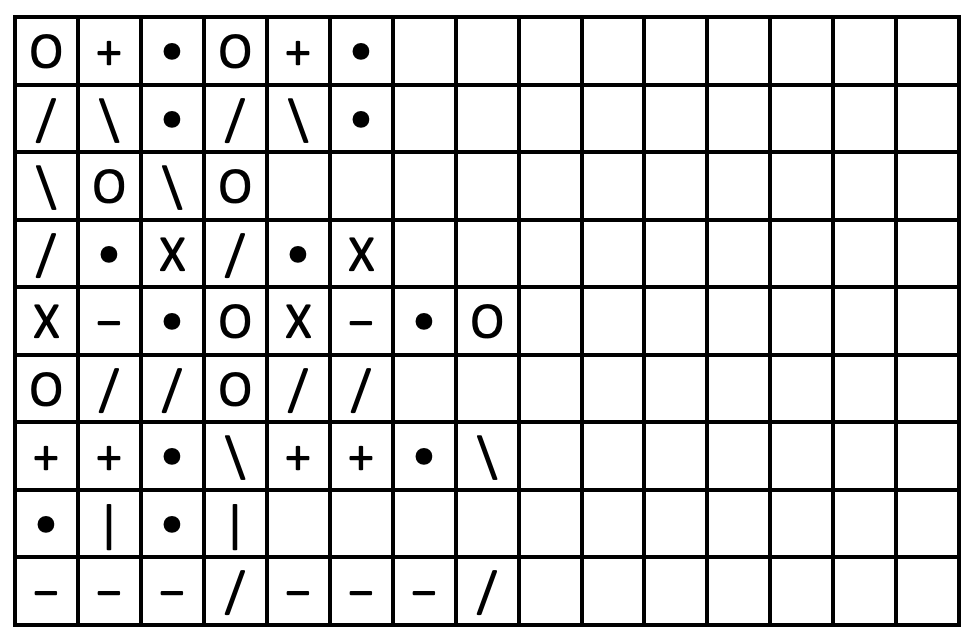
//> input picture hw2_files/p2_search.png, 978 x 640 px
$ ./p2_code   (built with g++ and OpenCV 4)
//> lines starting //> are read from the running program, lines starting //| are printed output that depends on the picture; after the words box and inside, x2 and y2 are one past the last pixel; in counts of white or black regions, pixels touching at a corner belong together
//insert your code in Part_1/p1_opencv_code.cpp
//edit the file extension and web template to match your programing language

#include <iostream>
#include <opencv2/opencv.hpp>

int main(int argc, char** argv) {

	cv::Mat img_gry, img_bw;
	img_gry = cv::imread("../p2_search.png", 0); // flag = 0 => CV_LOAD_IMAGE_GRAYSCALE
//> img_gry is the input picture: 640 rows x 978 cols, CV_8UC1; min 0, max 255, mean 219.1

	if (img_gry.empty()) {
		std::cout << "Not a valid image file" << std::endl;
		return -1;
	}

	cv::threshold(img_gry, img_bw, 0.5, 255, cv::THRESH_BINARY_INV);
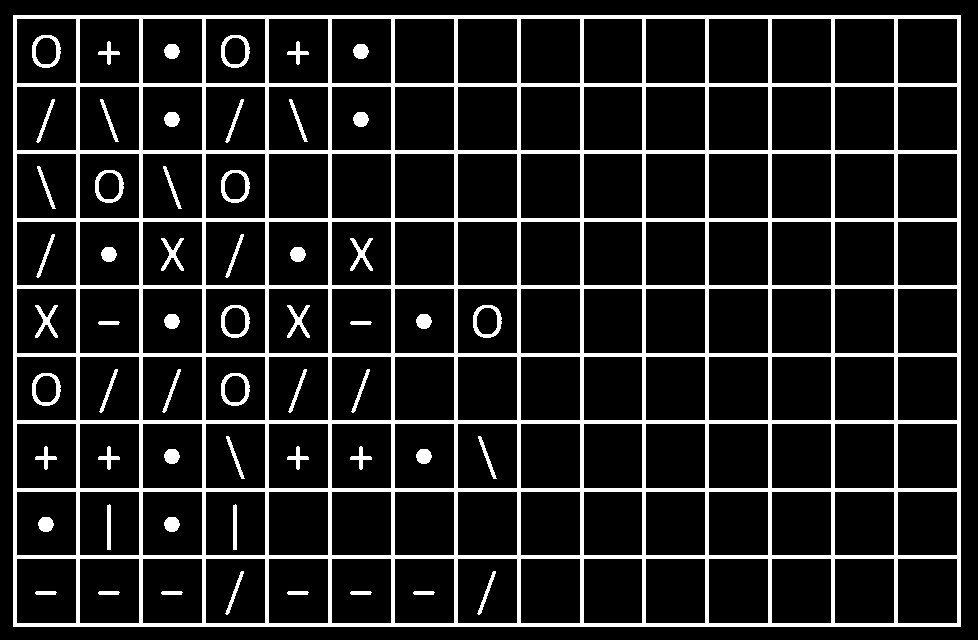
//> img_bw: 640 rows x 978 cols, CV_8UC1; 13.6% white; 57 white regions, largest, box (x1, y1, x2, y2) and area: (13, 15, 961, 627) 74528, (32, 35, 61, 68) 353, (221, 35, 250, 68) 353

	cv::Point2i topLeft = cv::Point2i(0, 0);
	for (int row = 0; row < img_bw.rows; ++row) {
		for (int col = 0; col < img_bw.cols; ++col) {
			if (img_bw.at<uint8_t>(row, col) > 0) {
				topLeft.x = col;
				topLeft.y = row;
				goto foundTopLeft;
			}
		}
	}
	foundTopLeft: cv::Point2i bottomRight = cv::Point2i(img_bw.cols, img_bw.rows);
//> bottomRight = Point(978, 640)
	for (int row = img_bw.rows-1; row >= 0; --row) {
		for (int col = img_bw.cols-1; col >= 0; --col) {
			if (img_bw.at<uint8_t>(row, col) > 0) {
				bottomRight.x = col+1;
				bottomRight.y = row+1;
				goto foundBottomRight;
			}
		}
	}
	foundBottomRight: cv::Range rowRange = cv::Range(topLeft.y, bottomRight.y);
//> rowRange = Range(15, 627)
	cv::Range colRange = cv::Range(topLeft.x, bottomRight.x);
//> colRange = Range(13, 961)
	img_bw(rowRange, colRange).copyTo(img_bw);
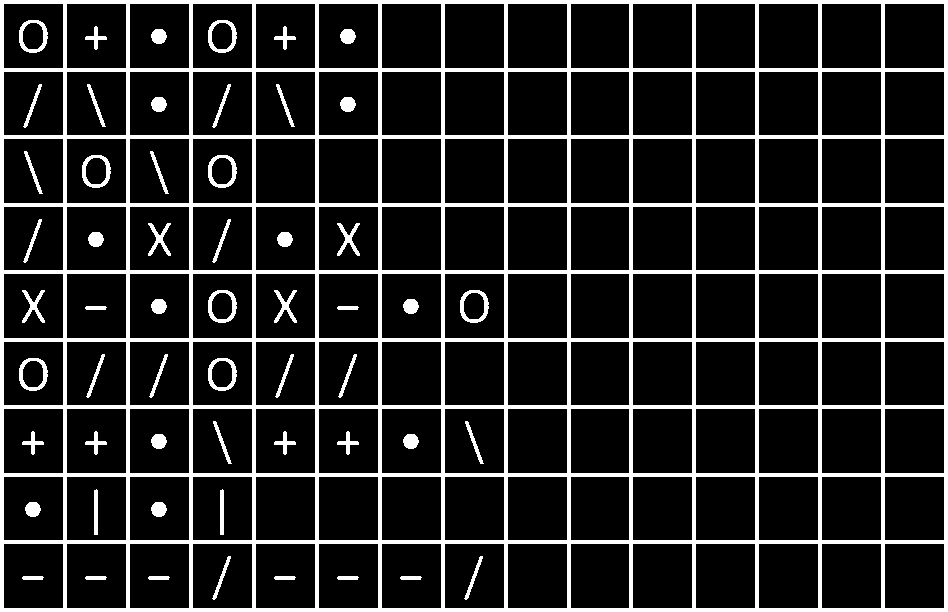
//> img_bw: 612 rows x 948 cols, CV_8UC1; 14.7% white; 57 white regions, largest, box (x1, y1, x2, y2) and area: (0, 0, 948, 612) 74528, (19, 20, 48, 53) 353, (208, 20, 237, 53) 353

	// Filter everything except horizontal lines
	cv::Mat img_erode;
	uint8_t lineLen = 69;
	cv::Mat img_horLines;
	cv::Mat horLineSE = cv::Mat::ones(1, lineLen, CV_8UC1);
	cv::erode(img_bw, img_erode, horLineSE);
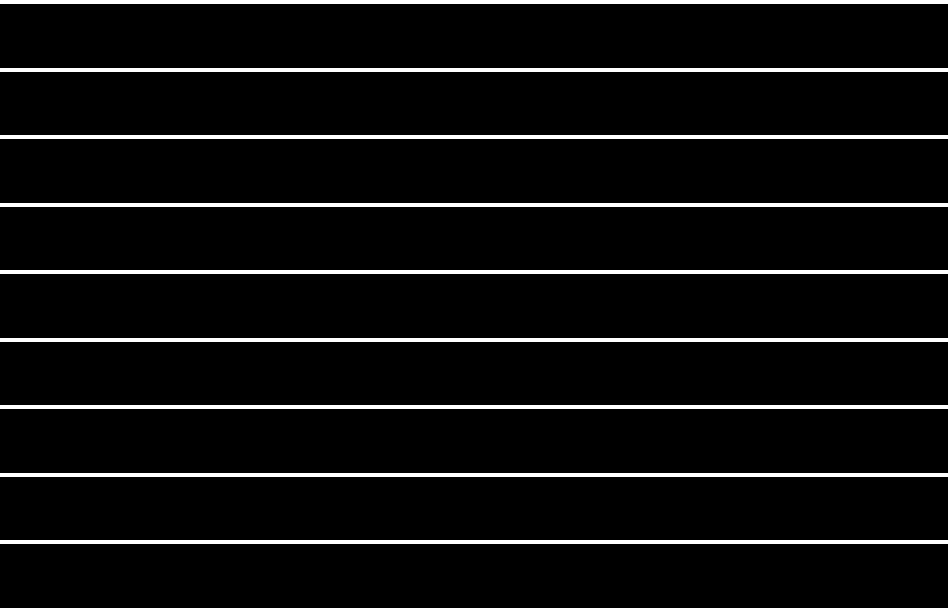
//> img_erode: 612 rows x 948 cols, CV_8UC1; 6.5% white; 10 white regions, largest, box (x1, y1, x2, y2) and area: (0, 0, 948, 4) 3792, (0, 68, 948, 72) 3792, (0, 135, 948, 139) 3792
	cv::dilate(img_erode, img_horLines, horLineSE);

	// Filter everything except vertical lines
	cv::Mat img_verLines;
	cv::Mat img_verLineSE = cv::Mat::ones(lineLen, 1, CV_8UC1);
	cv::erode(img_bw, img_erode, img_verLineSE);
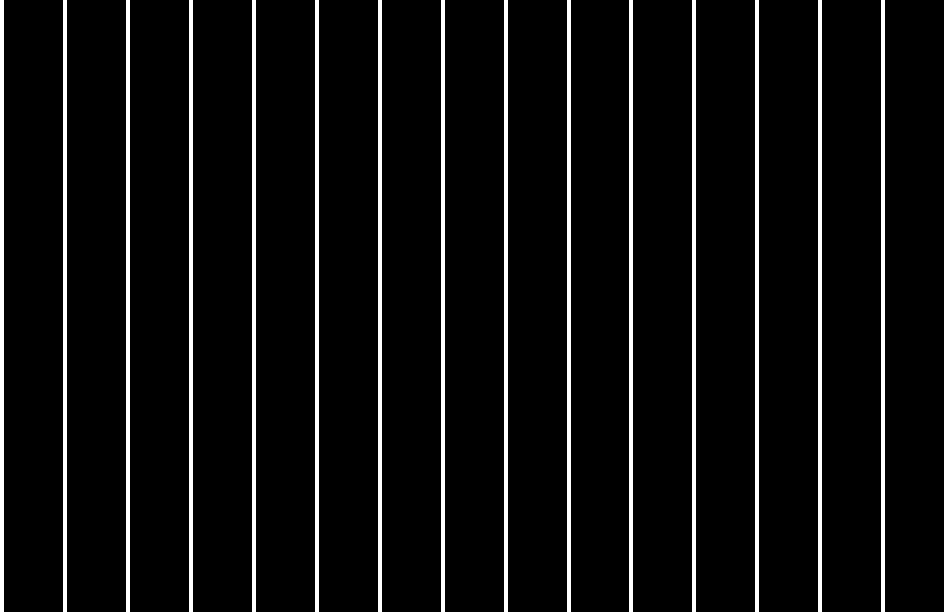
//> img_erode: 612 rows x 948 cols, CV_8UC1; 6.8% white; 16 white regions, largest, box (x1, y1, x2, y2) and area: (0, 0, 4, 612) 2448, (63, 0, 67, 612) 2448, (126, 0, 130, 612) 2448
	cv::dilate(img_erode, img_verLines, img_verLineSE);

	// Combine horizontal and vertical lines to create grid
	cv::Mat grid, symbols, img_bw_inv;
	cv::bitwise_not(img_horLines | img_verLines, grid);
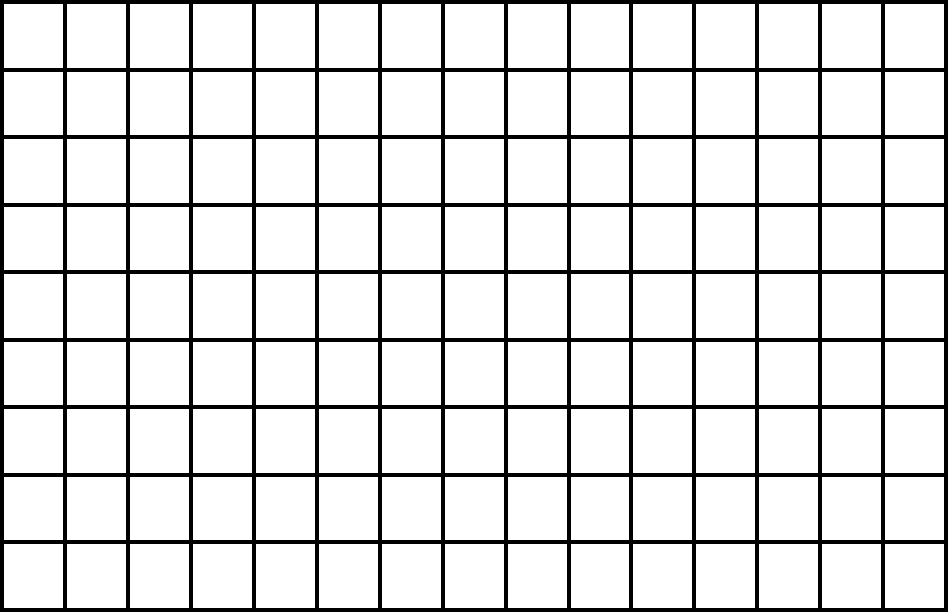
//> grid: 612 rows x 948 cols, CV_8UC1; 87.2% white; 1 black region, box (x1, y1, x2, y2) and area: (0, 0, 948, 612) 74528
	// Remove grid from original image to isolate the symbols
	cv::bitwise_not(img_bw, img_bw_inv);
	cv::bitwise_not(grid - img_bw_inv, symbols);
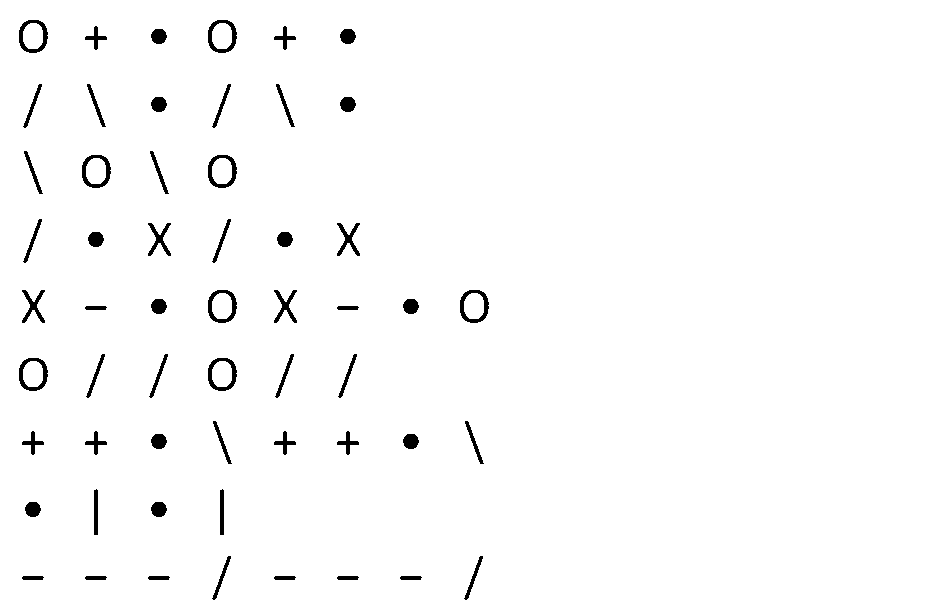
//> symbols: 612 rows x 948 cols, CV_8UC1; 98.1% white; 56 black regions, largest, box (x1, y1, x2, y2) and area: (19, 20, 48, 53) 353, (208, 20, 237, 53) 353, (82, 155, 111, 188) 353

	cv::imwrite("p2_image_symbols.png", symbols);
	cv::imwrite("p2_image_grid.png", grid);

	return 0;
}

$ run again, with hw2_files/p3_search.png copied over hw2_files/p2_search.png
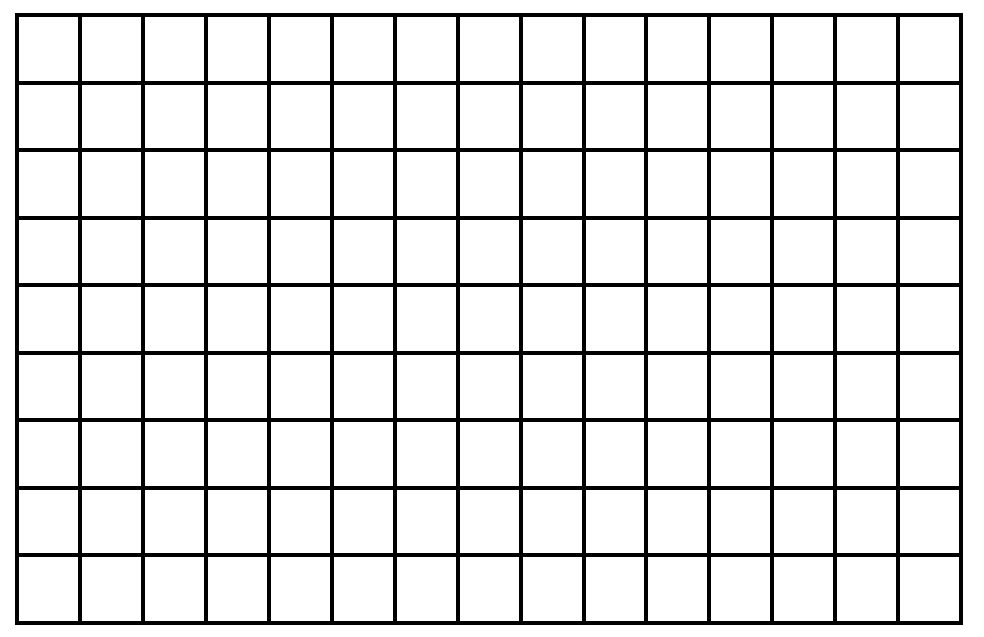
//> input picture hw2_files/p3_search.png, 984 x 637 px
//> img_gry: 637 rows x 984 cols, CV_8UC1; 88.1% white; 1 black region, box (x1, y1, x2, y2) and area: (15, 13, 963, 625) 74528
//> rowRange = Range(13, 625)
//> colRange = Range(15, 963)
//> `img_bw(rowRange, colRange).copyTo(img_bw);`:
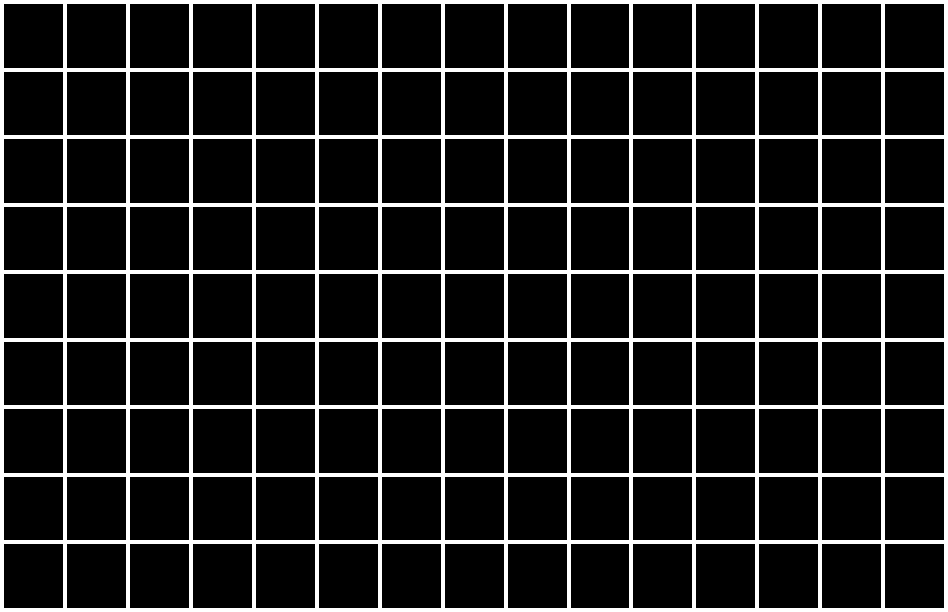
//> img_bw: 612 rows x 948 cols, CV_8UC1; 12.8% white; 1 white region, box (x1, y1, x2, y2) and area: (0, 0, 948, 612) 74528
//> symbols: 612 rows x 948 cols, CV_8UC1; every value is 255
